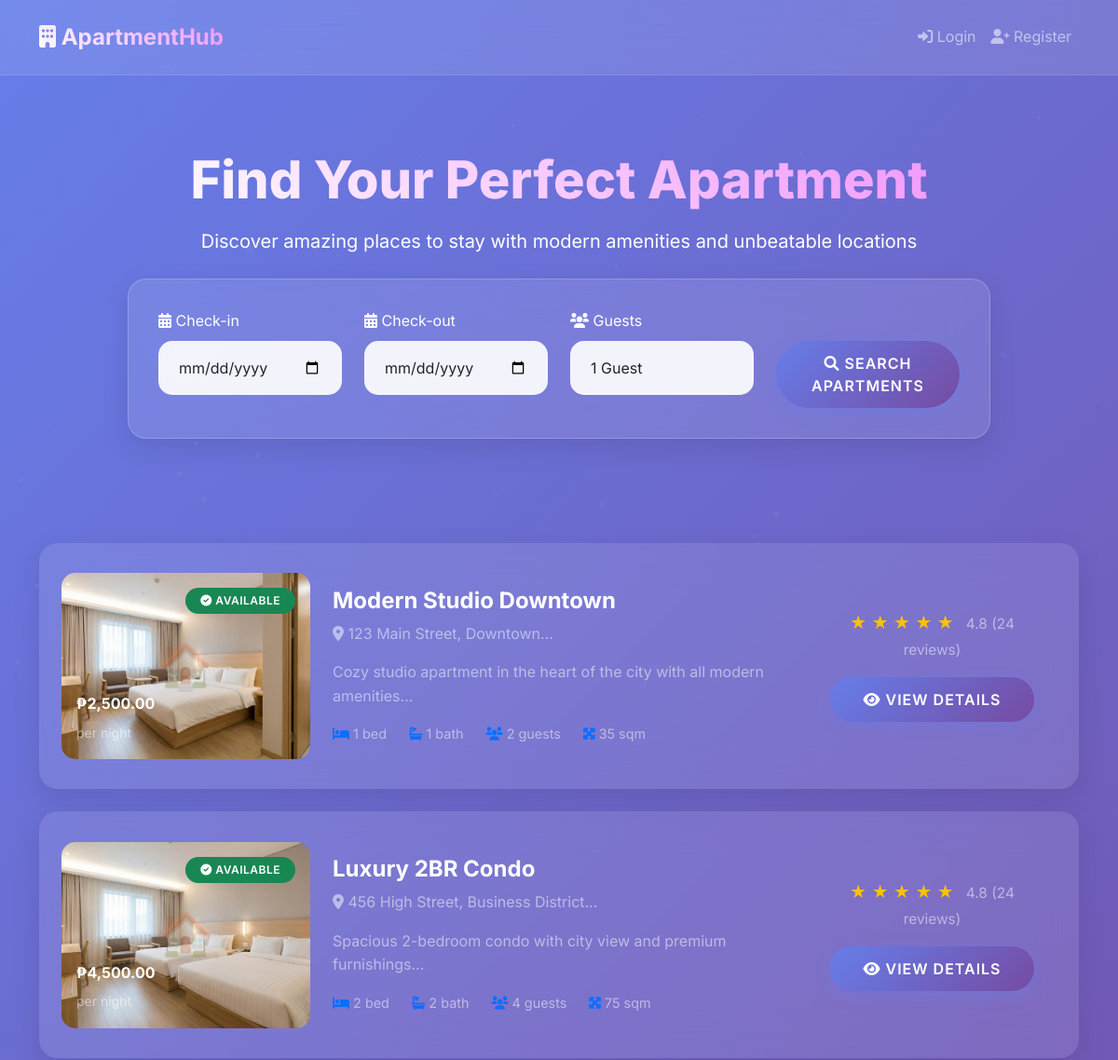
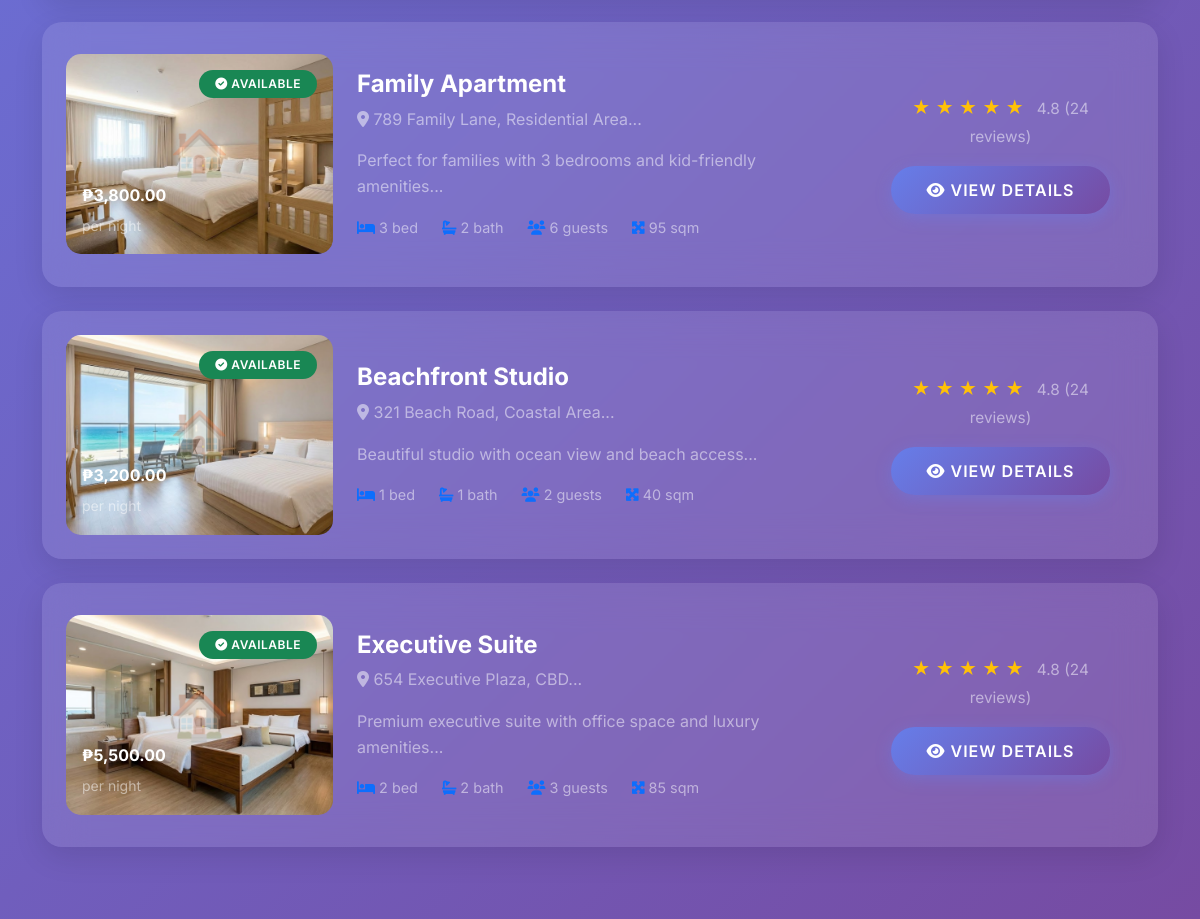
The page / on the database its author committed (2 pictures, top to bottom).
### tables this page shows
CREATE TABLE `apartments` (
  `id` int(11) NOT NULL,
  `title` varchar(100) NOT NULL,
  `description` text DEFAULT NULL,
  `address` text NOT NULL,
  `bedrooms` int(11) NOT NULL,
  `bathrooms` int(11) NOT NULL,
  `area_sqm` int(11) DEFAULT NULL,
  `price_per_night` decimal(10,2) NOT NULL,
  `max_guests` int(11) NOT NULL,
  `amenities` text DEFAULT NULL,
  `images` text DEFAULT NULL,
  `status` enum('available','unavailable') DEFAULT 'available',
  `created_at` timestamp NOT NULL DEFAULT current_timestamp()
);

### includes/functions.php (called while the page is built, shortened)
<?php
function formatCurrency($amount) {
    return '₱' . number_format($amount, 2);
}
?>

### index.php (the view, shortened to what this page needs)
<?php
require_once 'config/init.php';
$check_in = $_GET['check_in'] ?? '';
$check_out = $_GET['check_out'] ?? '';
$guests = $_GET['guests'] ?? 1;
$where_conditions = ["status = 'available'"];
$params = [];
$where_clause = implode(' AND ', $where_conditions);
$stmt = $pdo->prepare("SELECT * FROM apartments WHERE $where_clause ORDER BY created_at DESC");
$stmt->execute($params);
$apartments = $stmt->fetchAll();
?>
<!DOCTYPE html>
<html lang="en">
<head>
    <link href="https://cdn.jsdelivr.net/npm/bootstrap@5.1.3/dist/css/bootstrap.min.css" rel="stylesheet">
    <link href="https://cdnjs.cloudflare.com/ajax/libs/font-awesome/6.0.0/css/all.min.css" rel="stylesheet">
    <link rel="stylesheet" href="assets/css/style.css">
</head>
<body style="background: linear-gradient(135deg, #667eea 0%, #764ba2 100%); min-height: 100vh;">
<nav class="navbar navbar-expand-lg navbar-dark fixed-top">
    <div class="container">
        <a class="navbar-brand" href="index.php">
            <i class="fas fa-building"></i> ApartmentHub
        </a>
        <div class="collapse navbar-collapse" id="navbarNav">
            <div class="navbar-nav ms-auto">
                <?php if (isset($_SESSION['user_id'])): ?>
                    <span class="navbar-text me-3">
                        <i class="fas fa-user-circle"></i> Welcome, <?= $_SESSION['username'] ?? 'User' ?>
                    </span>
                    <?php if (($_SESSION['role'] ?? '') === 'admin'): ?>
                        <a class="nav-link" href="admin/dashboard.php">
                            <i class="fas fa-tachometer-alt"></i> Admin Panel
                        </a>
                    <?php else: ?>
                        <a class="nav-link" href="customer/reservations.php">
                            <i class="fas fa-calendar-check"></i> My Reservations
                        </a>
                    <?php endif; ?>
                    <a class="nav-link" href="logout.php">
                        <i class="fas fa-sign-out-alt"></i> Logout
                    </a>
                <?php else: ?>
                    <a class="nav-link" href="login.php">
                        <i class="fas fa-sign-in-alt"></i> Login
                    </a>
                    <a class="nav-link" href="register.php">
                        <i class="fas fa-user-plus"></i> Register
                    </a>
                <?php endif; ?>
            </div>
        </div>
    </div>
</nav>
<div class="hero-section" style="padding-top: 10rem;">
    <div class="container">
        <div class="row justify-content-center">
            <div class="col-lg-10">
                <h1 class="hero-title text-center mb-3">Find Your Perfect Apartment</h1>
                <p class="text-center text-white mb-4 fs-5">Discover amazing places to stay with modern amenities and unbeatable locations</p>
                <div class="search-form glass">
                    <form method="GET" class="row g-4">
                        <div class="col-md-3">
                            <label class="form-label text-white">
                                <i class="fas fa-calendar-alt"></i> Check-in
                            </label>
                            <input type="date" name="check_in" class="form-control" value="<?= $check_in ?>" min="<?= date('Y-m-d') ?>">
                        </div>
                        <div class="col-md-3">
                            <label class="form-label text-white">
                                <i class="fas fa-calendar-alt"></i> Check-out
                            </label>
                            <input type="date" name="check_out" class="form-control" value="<?= $check_out ?>" min="<?= date('Y-m-d') ?>">
                        </div>
                        <div class="col-md-3">
                            <label class="form-label text-white">
                                <i class="fas fa-users"></i> Guests
                            </label>
                            <select name="guests" class="form-select">
                                <?php for ($i = 1; $i <= 8; $i++): ?>
                                    <option value="<?= $i ?>" <?= $guests == $i ? 'selected' : '' ?>>
                                        <?= $i ?> Guest<?= $i > 1 ? 's' : '' ?>
                                    </option>
                                <?php endfor; ?>
                            </select>
                        </div>
                        <div class="col-md-3">
                            <label class="form-label text-white">&nbsp;</label>
                            <button type="submit" class="btn btn-primary w-100">
                                <i class="fas fa-search"></i> Search Apartments
                            </button>
                        </div>
                    </form>
                </div>
            </div>
        </div>
    </div>
</div>
<div class="container my-5">
    <div class="row">
        <div class="col-12">
            <?php foreach ($apartments as $apartment): ?>
            <div class="apartment-list-item glass border-0 mb-4 fade-in">
                <div class="row g-0 align-items-center">
                    <div class="col-md-3">
                        <div class="apartment-image position-relative" style="height: 200px; border-radius: 15px; overflow: hidden;">
                            <?php if ($apartment['images']): ?>
                                <img src="assets/img/<?= $apartment['images'] ?>" alt="<?= $apartment['title'] ?>" style="width: 100%; height: 100%; object-fit: cover;">
                            <?php else: ?>
                                <div style="width: 100%; height: 100%; background: var(--gradient);"></div>
                            <?php endif; ?>
                            <div class="position-absolute top-0 end-0 m-3">
                                <span class="badge bg-success">
                                    <i class="fas fa-check-circle"></i> Available
                                </span>
                            </div>
                            <div class="position-absolute bottom-0 start-0 m-3">
                                <h6 class="text-white fw-bold"><?= formatCurrency($apartment['price_per_night']) ?></h6>
                                <small class="text-white-50">per night</small>
                            </div>
                        </div>
                    </div>
                    <div class="col-md-6">
                        <div class="apartment-content p-4">
                            <h4 class="text-white fw-bold mb-2"><?= $apartment['title'] ?></h4>
                            <p class="text-white-50 mb-3">
                                <i class="fas fa-map-marker-alt"></i> <?= substr($apartment['address'], 0, 50) ?>...
                            </p>
                            <p class="text-white-50 mb-3"><?= substr($apartment['description'], 0, 120) ?>...</p>
                            <div class="apartment-features d-flex gap-4">
                                <span class="text-white-50">
                                    <i class="fas fa-bed text-primary"></i> <?= $apartment['bedrooms'] ?> bed
                                </span>
                                <span class="text-white-50">
                                    <i class="fas fa-bath text-primary"></i> <?= $apartment['bathrooms'] ?> bath
                                </span>
                                <span class="text-white-50">
                                    <i class="fas fa-users text-primary"></i> <?= $apartment['max_guests'] ?> guests
                                </span>
                                <span class="text-white-50">
                                    <i class="fas fa-expand-arrows-alt text-primary"></i> <?= $apartment['area_sqm'] ?> sqm
                                </span>
                            </div>
                        </div>
                    </div>
                    <div class="col-md-3">
                        <div class="apartment-actions p-4 text-center">
                            <div class="mb-3">
                                <div class="rating-display mb-2">
                                    <?php for ($i = 1; $i <= 5; $i++): ?>
                                        <span class="text-warning">★</span>
                                    <?php endfor; ?>
                                    <small class="text-white-50 ms-2">4.8 (24 reviews)</small>
                                </div>
                            </div>
                            <a href="apartment.php?id=<?= $apartment['id'] ?>&check_in=<?= $check_in ?>&check_out=<?= $check_out ?>&guests=<?= $guests ?>"
                               class="btn btn-primary w-100">
                                <i class="fas fa-eye"></i> View Details
                            </a>
                        </div>
                    </div>
                </div>
            </div>
            <?php endforeach; ?>
        </div>
    </div>
</div>
</body>
</html>

### assets/css/style.css (style rules this page uses)
:root { --primary: #667eea; --primary-dark: #5a6fd8; --secondary: #764ba2; --accent: #f093fb; --success: #4ecdc4; --warning: #ffe066; --danger: #ff6b6b; --dark: #2c3e50; --light: #f8f9fa; --gradient: linear-gradient(135deg, var(--primary) 0%, var(--secondary) 100%); --shadow: 0 10px 30px rgba(0,0,0,0.1); --shadow-hover: 0 20px 40px rgba(0,0,0,0.15); }
* { margin: 0; padding: 0; box-sizing: border-box; }
body { font-family: 'Inter', -apple-system, BlinkMacSystemFont, sans-serif; min-height: 100vh; line-height: 1.6; }
.glass { background: rgba(255, 255, 255, 0.1); backdrop-filter: blur(20px); border: 1px solid rgba(255, 255, 255, 0.2); border-radius: 20px; box-shadow: var(--shadow); }
.navbar { background: rgba(255, 255, 255, 0.1) !important; backdrop-filter: blur(20px); border-bottom: 1px solid rgba(255, 255, 255, 0.1); padding: 1rem 0; transition: all 0.3s ease; }
.navbar-brand { font-weight: 700; font-size: 1.5rem; background: linear-gradient(45deg, #fff, #f093fb); -webkit-background-clip: text; -webkit-text-fill-color: transparent; background-clip: text; }
.hero-section { background: transparent; padding: 4rem 0; position: relative; overflow: hidden; }
.hero-section::before { content: ''; position: absolute; top: 0; left: 0; right: 0; bottom: 0; opacity: 0.3; }
.hero-title { font-size: 3.5rem; font-weight: 800; background: linear-gradient(45deg, #fff, #f093fb); -webkit-background-clip: text; -webkit-text-fill-color: transparent; background-clip: text; margin-bottom: 2rem; animation: fadeInUp 1s ease; }
.btn { border: none; border-radius: 50px; padding: 12px 30px; font-weight: 600; text-transform: uppercase; letter-spacing: 1px; transition: all 0.3s ease; position: relative; overflow: hidden; }
.btn::before { content: ''; position: absolute; top: 0; left: -100%; width: 100%; height: 100%; background: linear-gradient(90deg, transparent, rgba(255,255,255,0.2), transparent); transition: left 0.5s; }
.btn-primary { background: var(--gradient); color: white; box-shadow: 0 4px 15px rgba(102, 126, 234, 0.4); }
.form-control, .form-select { border: 2px solid rgba(255, 255, 255, 0.1); border-radius: 15px; padding: 15px 20px; background: rgba(255, 255, 255, 0.9); backdrop-filter: blur(10px); transition: all 0.3s ease; font-size: 1rem; }
.search-form { background: rgba(255, 255, 255, 0.1); backdrop-filter: blur(20px); border-radius: 20px; padding: 2rem; animation: slideInUp 0.8s ease; }
.badge { padding: 8px 16px; border-radius: 20px; font-weight: 600; text-transform: uppercase; letter-spacing: 0.5px; animation: pulse 2s infinite; }
.fade-in { opacity: 0; transform: translateY(30px); transition: all 0.6s ease; }
.fade-in.visible { opacity: 1; transform: translateY(0); }
.apartment-list-item { background: rgba(255, 255, 255, 0.1); backdrop-filter: blur(20px); border: 1px solid rgba(255, 255, 255, 0.2); border-radius: 20px; padding: 1.5rem; transition: all 0.4s cubic-bezier(0.175, 0.885, 0.32, 1.275); cursor: pointer; position: relative; overflow: hidden; }
.apartment-list-item::before { content: ''; position: absolute; top: 0; left: 0; right: 0; height: 4px; background: var(--gradient); transform: scaleX(0); transition: transform 0.3s ease; }
.apartment-image { overflow: hidden; position: relative; }
.apartment-image::after { content: '🏠'; position: absolute; top: 50%; left: 50%; transform: translate(-50%, -50%); font-size: 3rem; opacity: 0.3; }
.apartment-content h4 { transition: color 0.3s ease; }
.apartment-features { display: flex; flex-wrap: wrap; gap: 1rem; }
.apartment-features span { font-size: 0.9rem; white-space: nowrap; }
.rating-display { font-size: 1.1rem; }

### rows shown on the page
apartments: images (picture), price_per_night "₱2,500.00", title "Modern Studio Downtown", address "123 Main Street, Downtown", description "Cozy studio apartment in the heart of the city with all modern amenities", bedrooms "1", bathrooms "1", max_guests "2", area_sqm "35"
apartments: images (picture), price_per_night "₱4,500.00", title "Luxury 2BR Condo", address "456 High Street, Business District", description "Spacious 2-bedroom condo with city view and premium furnishings", bedrooms "2", bathrooms "2", max_guests "4", area_sqm "75"
apartments: images (picture), price_per_night "₱3,800.00", title "Family Apartment", address "789 Family Lane, Residential Area", description "Perfect for families with 3 bedrooms and kid-friendly amenities", bedrooms "3", bathrooms "2", max_guests "6", area_sqm "95"
apartments: images (picture), price_per_night "₱3,200.00", title "Beachfront Studio", address "321 Beach Road, Coastal Area", description "Beautiful studio with ocean view and beach access", bedrooms "1", bathrooms "1", max_guests "2", area_sqm "40"
apartments: images (picture), price_per_night "₱5,500.00", title "Executive Suite", address "654 Executive Plaza, CBD", description "Premium executive suite with office space and luxury amenities", bedrooms "2", bathrooms "2", max_guests "3", area_sqm "85"

### other values the page prints
form field guests "1 Guest"
